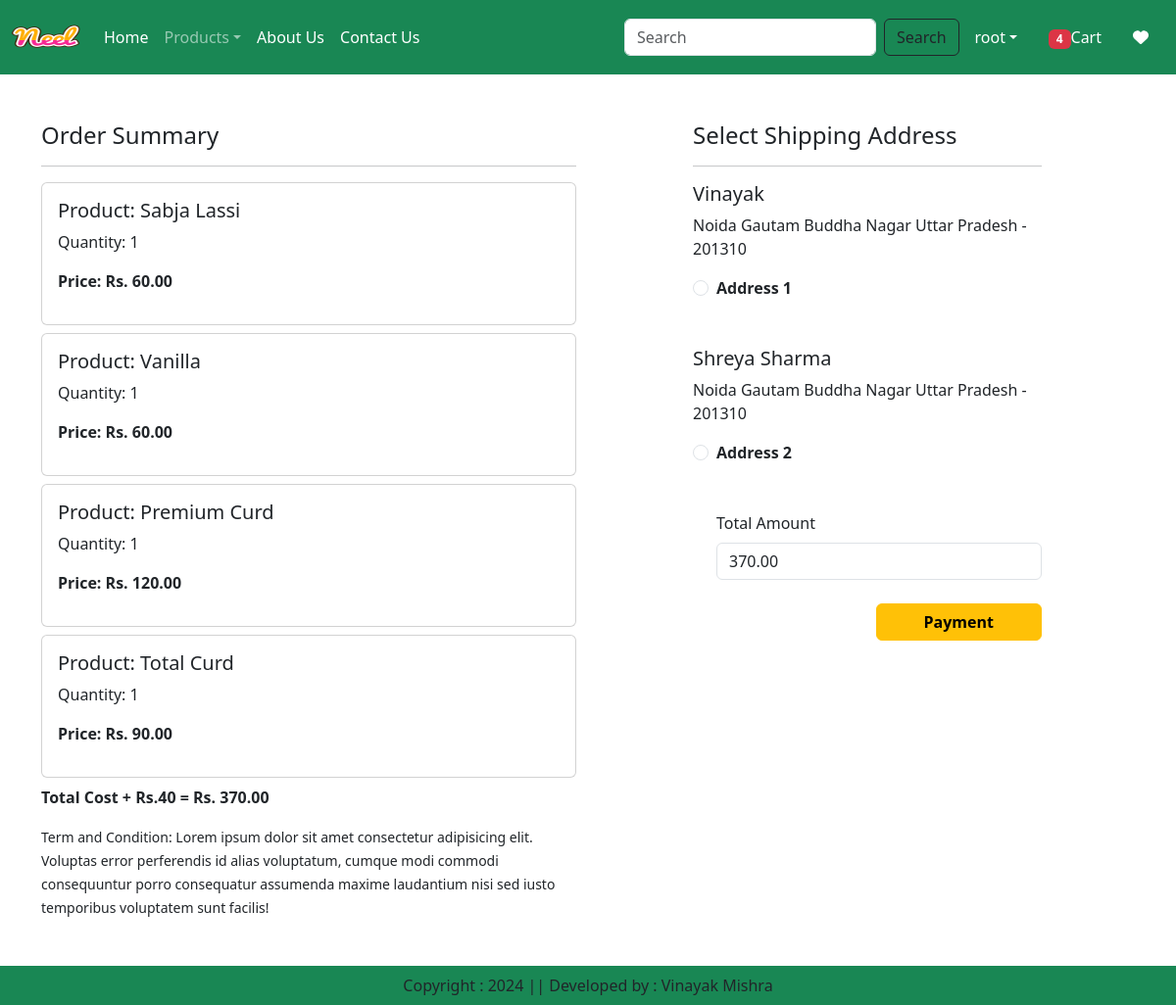
/checkout/ (signed in), run on an earlier commit of the app's database.
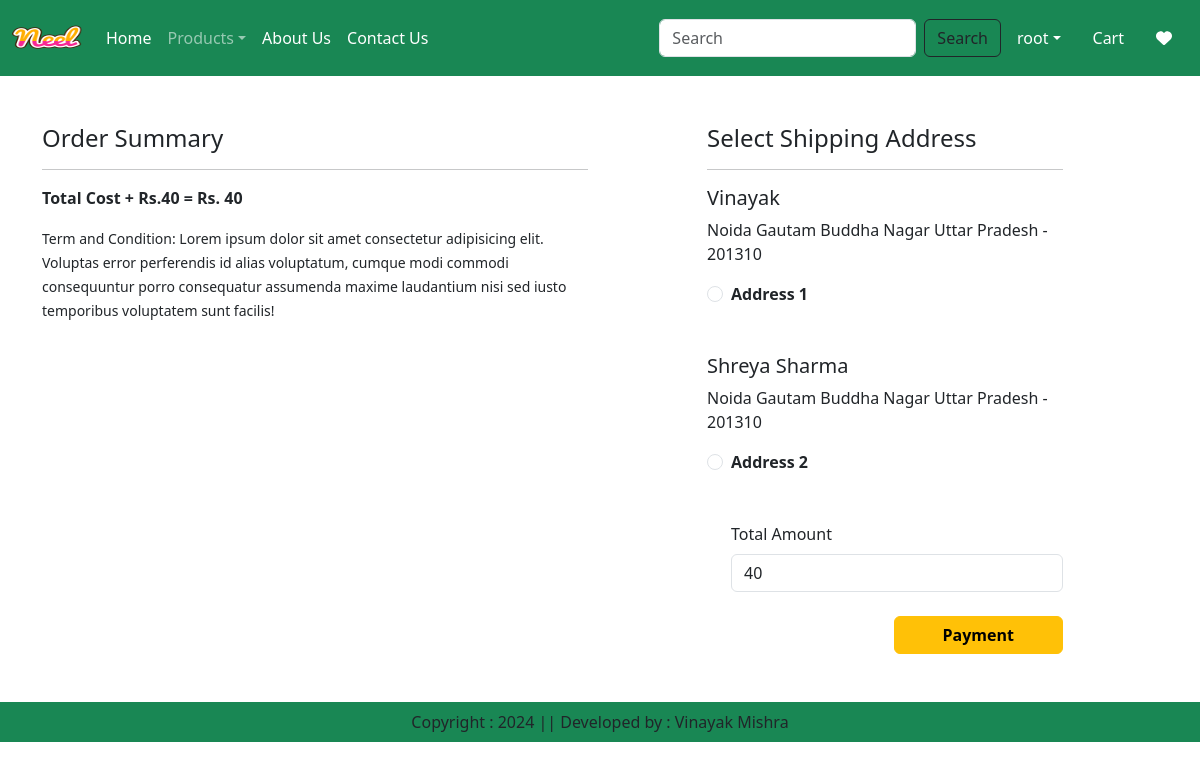
And on a later commit of the database.
### app/models.py (models this page shows, shortened)
class Cart(models.Model):
    user = models.ForeignKey(User,on_delete=models.CASCADE)
    product = models.ForeignKey(Product,on_delete=models.CASCADE)
    quantity = models.PositiveIntegerField(default=1)

class Product(models.Model):
    title = models.CharField(max_length=200)
    description = models.TextField()
    discounted_price = models.DecimalField(max_digits=10, decimal_places=2)
    selling_price = models.DecimalField(max_digits=10, decimal_places=2)
    category = models.CharField(max_length=100)
    product_image = models.ImageField(upload_to='products/')
    slug = models.SlugField(max_length=100, unique=True, blank=True)

class Customer(models.Model):
    user = models.ForeignKey(User, on_delete=models.CASCADE)
    name = models.CharField(max_length=200)
    locality = models.CharField(max_length=200)
    city = models.CharField(max_length=50)
    mobile =models.IntegerField(default=0)
    zipcode = models.IntegerField()
    state = models.CharField(choices=STATE_CHOICES, max_length=100)

### app/views.py (the view, shortened to what this page needs)
# urls.py: path('checkout/', views.checkout.as_view(), name='checkout'),
@method_decorator(login_required,name='dispatch')
class checkout(View):
    def get(self, request):
     totalitem = 0
     wishlitem = 0
     if request.user.is_authenticated:
        totalitem = len(Cart.objects.filter(user=request.user))
        wishitem = len(Wishlist.objects.filter(user=request.user))
        user=request.user
        add=Customer.objects.filter(user=user)
        cart_items =Cart.objects.filter(user=user)
        famount = 0
        for p in cart_items:
            value = p.quantity * p.product.discounted_price
            famount = famount + value
        totalamount = famount  + 40
        razoramount = int(totalamount * 100)
        client = razorpay.Client(auth=(settings.RAZOR_KEY_ID, settings.RAZOR_KEY_SECRET))
        data = {"amount": razoramount, "currency": "INR", "receipt": "order_rcptid_12"}
        payment_response = client.order.create(data=data)
        print(payment_response)
        order_id = payment_response['id']
        order_status = payment_response['status']
        return render(request, 'app/checkout.html', locals())

### app/templates/app/checkout.html (shortened to what this page needs)
{% extends 'app/base.html' %}
{% load static %}
{% block main-content %}
<div class="container">
    <div class="row mt-5">
        <div class="col-sm-6">
            <h4>Order Summary</h4>
            <hr>
            {% for item in cart_items %}
            <div class="card mb-2">
                <div class="card-body">
                    <h5>Product: {{ item.product.title }}</h5>
                    <p>Quantity: {{ item.quantity }}</p>
                    <p class="fw-bold">Price: Rs. {{ item.product.discounted_price }}</p>
                </div>
            </div>
            {% endfor %}
            <p class="fw-bold">Total Cost + Rs.40 = Rs. {{ totalamount }}</p>
            <small>Term and Condition: Lorem ipsum dolor sit amet consectetur adipisicing elit. Voluptas error perferendis id alias voluptatum, cumque modi commodi consequuntur porro consequatur assumenda maxime laudantium nisi sed iusto temporibus voluptatem sunt facilis!</small>
        </div>
        <div class="col-sm-4 offset-sm-1">
            <h4>Select Shipping Address</h4>
            <hr>
            <form action="" method="post" id="myform">
                {% for ad in add %}
                <div class="card-body">
                    <h5>{{ ad.name }}</h5>
                    <p>{{ ad.locality }} {{ ad.city }} {{ ad.state }} - {{ ad.zipcode }}</p>
                </div>
                <div class="form-check mt-2 mb-5">
                    <input type="radio" class="form-check-input" name="custid" id="custadd{{ forloop.counter }}" value="{{ ad.id }}">
                    <label for="custadd{{ forloop.counter }}" class="form-check-label fw-bold">
                        Address {{ forloop.counter }}
                    </label>
                </div>
                {% endfor %}
                <div class="form-check mb-2">
                    <label for="totalamount" class="form-label">Total Amount</label>
                    <input class="form-control" type="number" name="totalamount" value="{{ totalamount }}" readonly>
                </div>
                <div class="text-end">
                    <button id="rzp-button1" type="submit" class="btn btn-warning mt-3 px-5 fw-bold">Payment</button>
                </div>
            </form>
        </div>
    </div>
</div>
{% endblock main-content %}

### app/templates/app/base.html (shortened to what this page needs)
{% load static %}
<!DOCTYPE html>
<html lang="en">
<head>
    <link href="https://cdn.jsdelivr.net/npm/bootstrap@5.3.3/dist/css/bootstrap.min.css" rel="stylesheet">
    <link rel="stylesheet" href="https://cdnjs.cloudflare.com/ajax/libs/font-awesome/6.0.0-beta3/css/all.min.css">
    <link rel="stylesheet" href="{% static 'app/css/owl.carousel.min.css' %}"/>
    <link rel="stylesheet" href="{% static 'app/css/all.min.css' %}"/>
    <link rel="stylesheet" href="{% static 'app/css/style.css' %}"/>
</head>
<body>
    <nav class="navbar navbar-expand-lg navbar-dark bg-success">
        <div class="container-fluid">
            <a class="navbar-brand" href="#"><img src="{% static 'app/images/product/neel.png' %}" width="70" height="50" alt="Brand Logo"></a>
            <div class="collapse navbar-collapse" id="navbarSupportedContent">
                <ul class="navbar-nav me-auto mb-2 mb-lg-0">
                    {% if request.user.is_authenticated %}
                    <li class="nav-item">
                        <a class="nav-link active" aria-current="page" href="/">Home</a>
                    </li>
                    <li class="nav-item dropdown">
                        <a class="nav-link dropdown-toggle" href="#" role="button" data-bs-toggle="dropdown" aria-expanded="false">Products</a>
                    </li>
                    <li class="nav-item">
                        <a class="nav-link text-white" href="{% url 'about' %}">About Us</a>
                    </li>
                    <li class="nav-item">
                        <a class="nav-link text-white" href="{% url 'contact' %}">Contact Us</a>
                    </li>
                </ul>
                <form class="d-flex" role="search" action="/search">
                    <input class="form-control me-2" type="search" placeholder="Search" aria-label="Search" name="search">
                    <button class="btn btn-outline-dark " type="submit">Search</button>
                </form>
            </div>
            <ul class="navbar-nav ms-auto mb-2 mb-lg-0">
                <li class="dropdown mx-2 nav-item">
                    <a class="nav-link dropdown-toggle text-white" href="#" id="profileDropdown" role="button" data-bs-toggle="dropdown" aria-expanded="false">{{ request.user.username }}</a>
                </li>
                <li class="nav-item mx-2">
                    <a href="{% url 'showcart' %}" class="nav-link text-white"> <span class="badge bg-danger">{% if totalitem > 0 %} {{totalitem}} {% endif %}</span>Cart</a>
                </li>
                <li class="nav-item mx-2">
                    <a href="{% url 'showwishlist' %}" class="nav-link text-white"> <i class="fa fa-heart"></i></a>
                </li>
                {% endif %}
            </ul>
        </div>
    </nav>
    {% block main-content %}{% endblock %}
    <footer class="container-fluid bg-success text-center p-2 mt-5">
        Copyright : 2024 || Developed by : Vinayak Mishra
    </footer>
</body>
</html>

What changed in the data, as far as the page shows it:
removed Cart: product "Sabja Lassi", quantity "1", product.discounted_price "60.00"
removed Cart: product "Vanilla", quantity "1", product.discounted_price "60.00"
removed Cart: product "Premium Curd", quantity "1", product.discounted_price "120.00"
removed Cart: product "Total Curd", quantity "1", product.discounted_price "90.00"
Also different on the page:
{{ totalamount }}: "370.00" → "40"
form field totalamount: "370.00" → "40"
{{ totalitem }}: "4" → (not shown)
